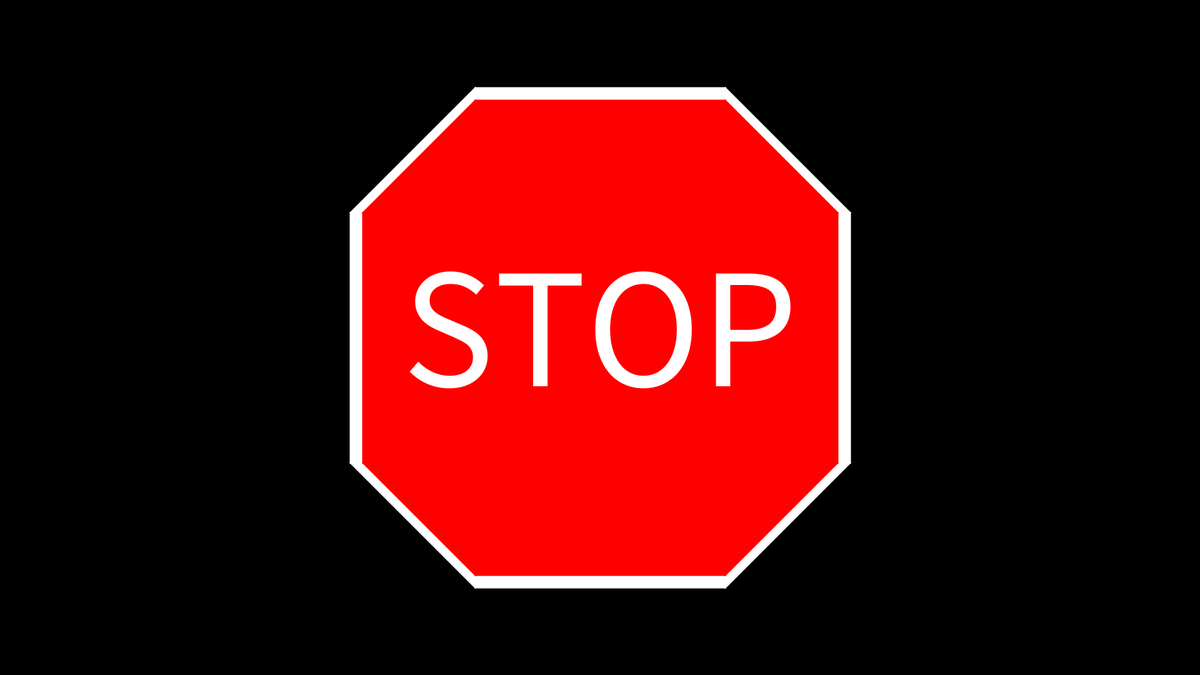
Frame 1 (no input)
Frame 60 (the mouse pressed at the canvas centre just before this capture): identical to frame 1, image omitted
Frame 120 (the mouse held since frame 60 and released just before this capture): identical to frame 1, image omitted

The Processing sketch that drew this single still picture (run headless with seeded random() and noise(); from frame 60 on, the mouse is pressed at the canvas centre):

// Processing sketch: Drawing_STOP
// ── Drawing_STOP.pde
/*Drawing_STOP.pde
Author: Alexandros Lotsos
Summary: This is a sketch meant to apply what we've learned so far in week 1.
We are going to use basic shape and color statements to recreate a classic STOP sign.
*/

void setup(){
  size(1920, 1080);
  background(0); //black background for contrast
  
  //first white layer
  fill(255);
  stroke(255);
  strokeWeight(2);
  triangle(960, 540, 760, 140, 1160, 140); //top center
  triangle(960, 540, 760, 940, 1160, 940); //bottom center
  triangle(960, 540, 560, 340, 560, 740); //left center
  triangle(960, 540, 1360, 340, 1360, 740); //right center
  triangle(960, 540, 1160, 140, 1360, 340); //top right
  triangle(960, 540, 1360, 740, 1160, 940);//bottom right
  triangle(960, 540, 760, 940, 560, 740); //bottom left
  triangle(960, 540, 560, 340, 760, 140); //top left
  
  //second red layer
  fill(255, 0, 0);
  stroke(255, 0, 0);
  triangle(960, 540, 760, 160, 1160, 160); //top center
  triangle(960, 540, 760, 920, 1160, 920); //bottom center
  triangle(960, 540, 580, 340, 580, 740); //left center
  triangle(960, 540, 1340, 340, 1340, 740); //right center
  triangle(960, 540, 1160, 160, 1340, 340); //top right
  triangle(960, 540, 1340, 740, 1160, 920);//bottom right
  triangle(960, 540, 760, 920, 580, 740); //bottom left
  triangle(960, 540, 580, 340, 760, 160); //top left
  
  //text in the middle
  fill(255);
  stroke(255);
  textSize(275);
  textAlign(CENTER, CENTER);
  text("STOP", 960, 520);
  
}

void draw(){
}
